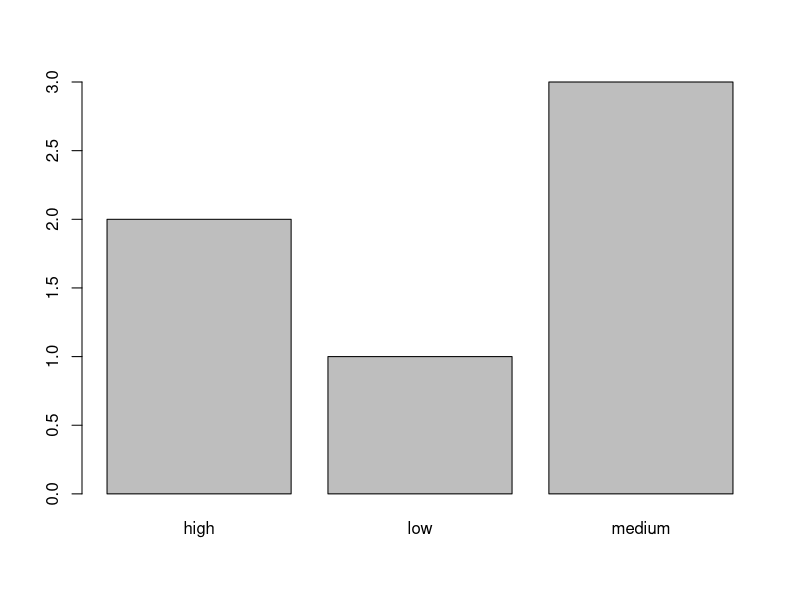
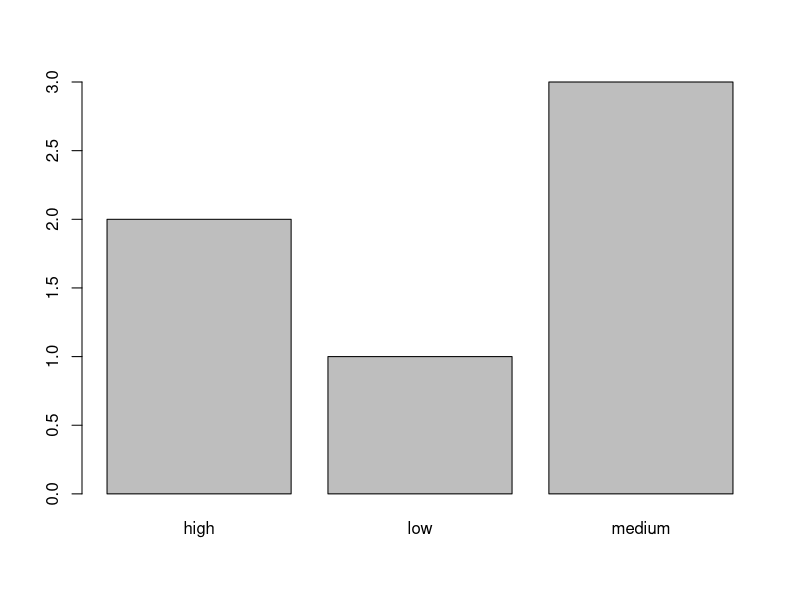

Write R code to recreate these figures, in order.
## ---- chunk 1
#YOUR CODE HERE
## ---- chunk 2
#YOUR CODE HERE
## ---- chunk 3
# YOUR CODE HERE
## ---- chunk 4
# YOUR CODE HERE
## ---- chunk 5
# YOUR CODE HERE
## ---- chunk 6
f <- factor(c("low","medium","high","medium","high","medium"))
table(f)
barplot(table(f))
## ---- chunk 7
# YOUR CODE HERE



# Test your code
barplot(table(f))
## ---- chunk 8
dat <- read.csv("country-year.csv")
## ---- chunk 9
#YOUR CODE HERE
## ---- chunk 10
#YOUR CODE HERE
## ---- chunk 11
#YOUR CODE HERE
## ---- chunk 12
#YOUR CODE HERE
## ---- chunk 13
#YOUR CODE HERE
## ---- chunk 14
#YOUR CODE HERE
## ---- chunk 15
#YOUR CODE HERE
## ---- chunk 16
#YOUR CODE HERE
